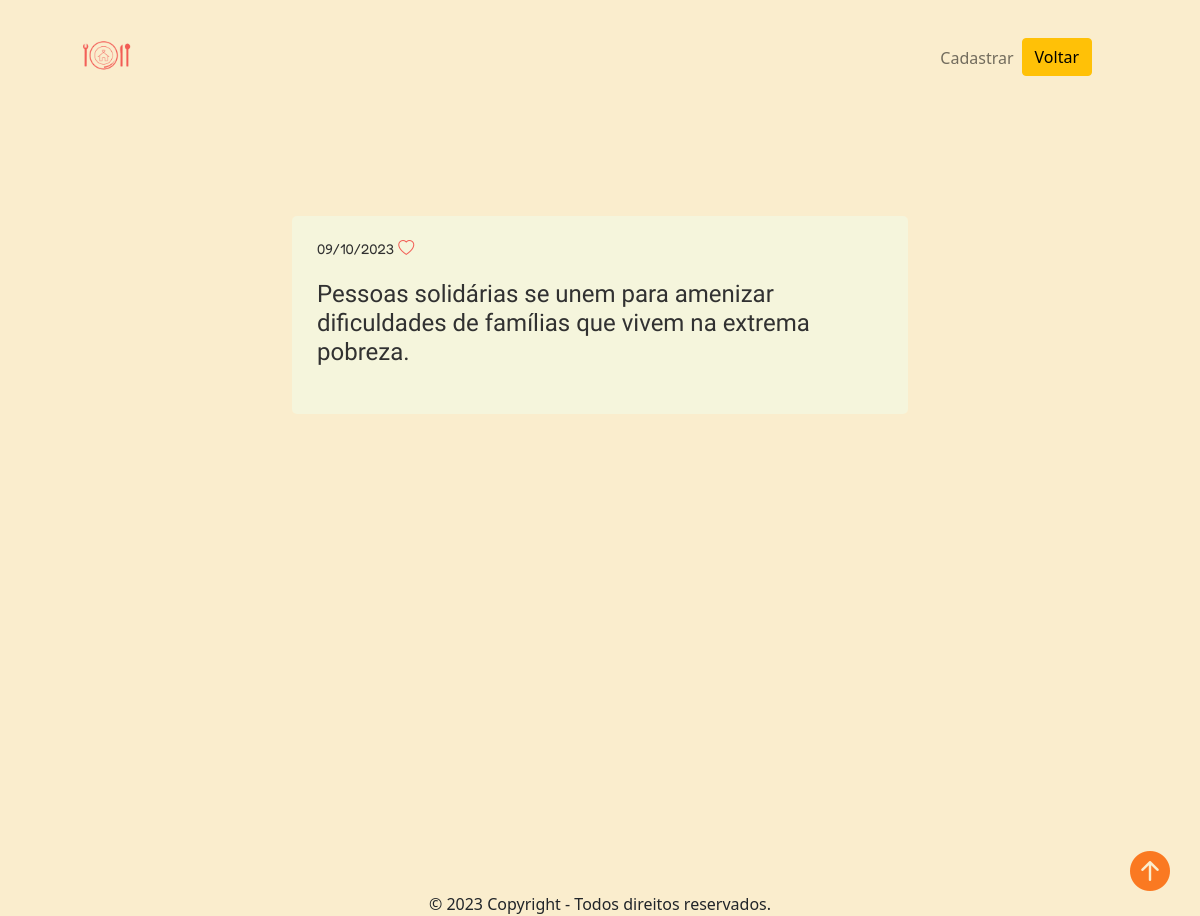
/blog/index2.php, run on an earlier commit of the app's database.
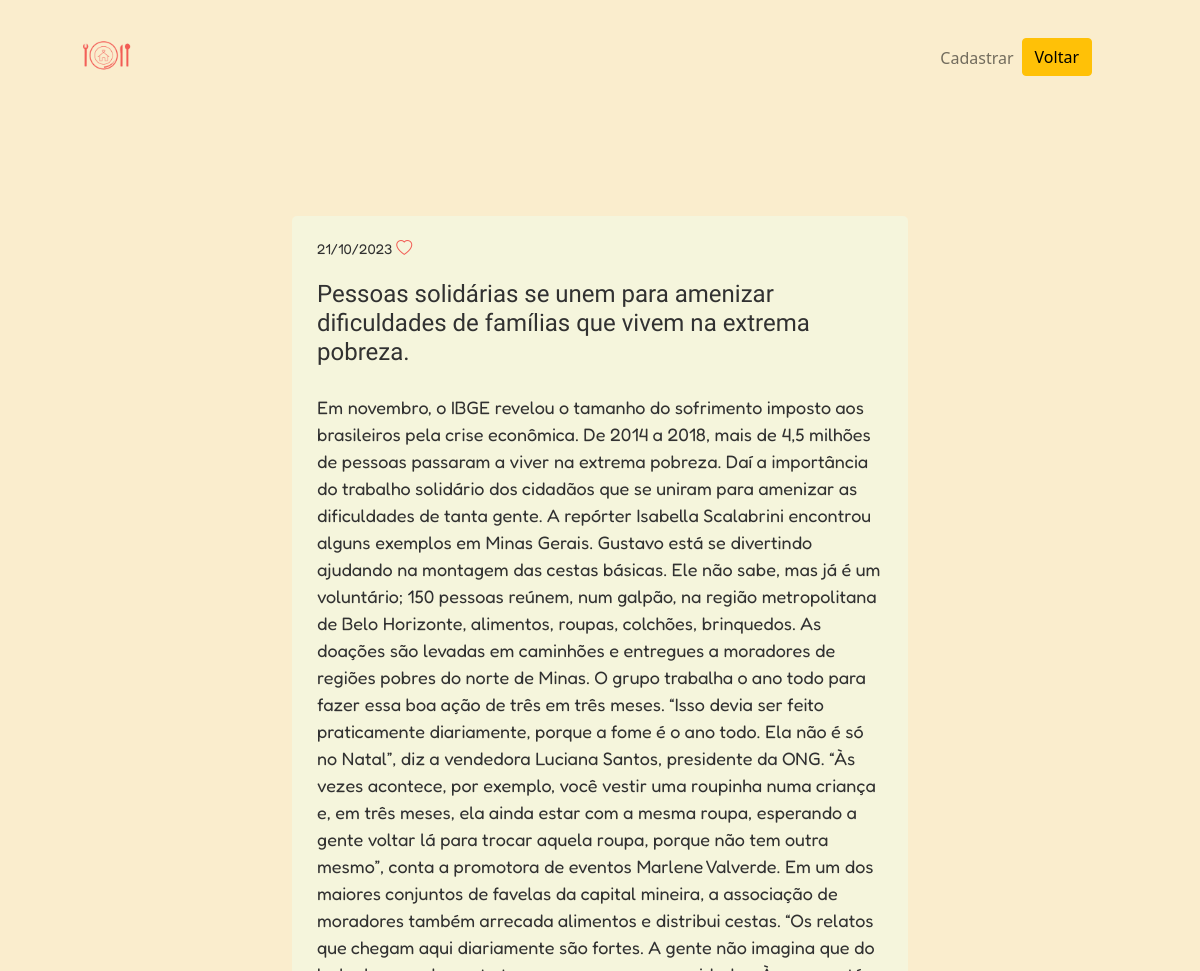
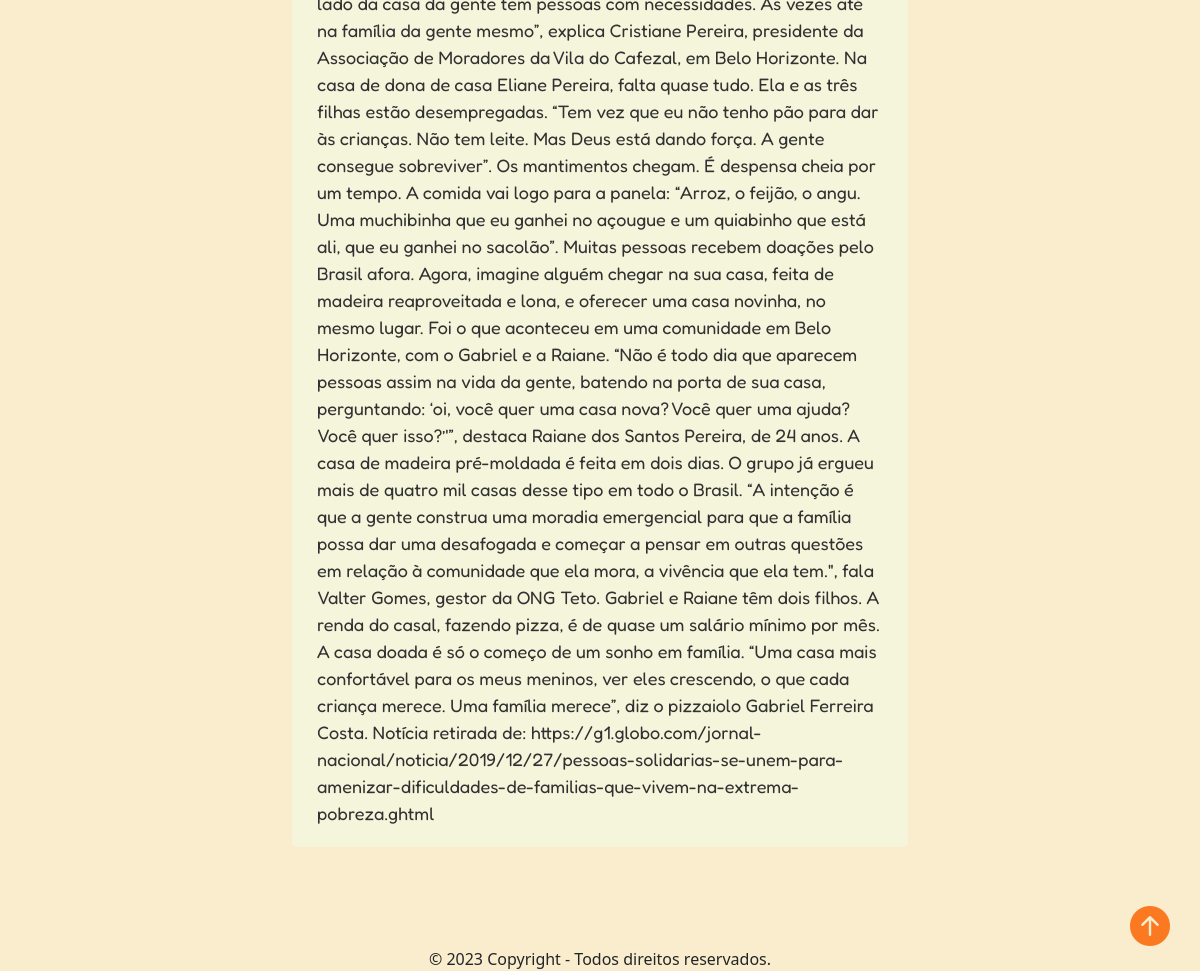
And on a later commit of the database (2 pictures, top to bottom).
### tables this page shows
CREATE TABLE `noticia` (
  `id` int(11) NOT NULL,
  `data_create` timestamp NOT NULL DEFAULT current_timestamp(),
  `title_notice` varchar(150) NOT NULL,
  `description_notice` text NOT NULL,
  `all_notice` text NOT NULL
);

### blog/index2.php (the view, shortened to what this page needs)
<?php
  require 'conexao.php';
  $sql = $pdo->query("SELECT * FROM noticia ORDER BY id DESC");
  if($sql->rowCount() > 0) {
    $lista = $sql->fetchAll(PDO::FETCH_ASSOC);
  }
?>
<!DOCTYPE html>
<html lang="en">
<head>
    <link href="https://cdn.jsdelivr.net/npm/bootstrap@5.0.2/dist/css/bootstrap.min.css" rel="stylesheet">
    <link rel="stylesheet" href="https://cdn.jsdelivr.net/npm/bootstrap-icons@1.11.1/font/bootstrap-icons.css">
    <link rel="stylesheet" href="assets/css/global.css">
    <link rel="stylesheet" href="assets/css/home.css">
</head>
<body>
    <div class="wrapper">
        <nav class="navbar navbar-expand-lg navbar-light px-5">
            <div class="container-fluid">
              <a class="navbar-brand" href="#"><img src="./img/logo.png" alt="Logo do SocialHelp" height="90px" width="90px"></a>
              <div class="collapse navbar-collapse px-5 justify-content-end" id="navbarNavDropdown">
                <ul class="navbar-nav">
                  <li class="nav-item">
                    <a class="nav-link" href="cadastrar.php">Cadastrar</a>
                  </li>
                  <li class="nav-item">
                    <a href="index.php"><button type="button" class="btn btn-warning">Voltar</button></a>
                  </li>
                </ul>
              </div>
            </div>
          </nav>
        <div class="container">
          <main class="container-post">
          <?php foreach ($lista as $notice): ?>
            <div class="post">
              <div class="top-post">
                <span><?= date_format(new DateTime($notice['data_create']), 'd/m/Y') ; ?></span>
                <i class="bi bi-heart"></i>
              </div>
              <div class="content-post">
                <h3><?= $notice['title_notice']; ?></h3>
                <p><?= $notice['all_notice']; ?></p>
              </div>
            </div>
            <?php endforeach; ?>
          </main>
          <?php
            require 'footer.php';
          ?>
        </div>
    </div>
</body>
</html>

What changed in the data, as far as the page shows it:
removed noticia: data_create "09/10/2023", title_notice "Pessoas solidárias se unem para amenizar dificuldades de famílias que vivem na extrema pobreza."
added noticia: data_create "21/10/2023", title_notice "Pessoas solidárias se unem para amenizar dificuldades de famílias que vivem na extrema pobreza.", all_notice "Em novembro, o IBGE revelou o tamanho do sofrimento imposto aos brasileiros pela crise econômica. De 2014 a 2018, mais de 4,5 milhões de pessoas passaram a viver na extrema pobreza. Daí a importância do trabalho solidário dos cidadãos que se uniram para amenizar as dificuldades de tanta gente. A repórter Isabella Scalabrini encontrou alguns exemplos em Minas Gerais. Gustavo está se divertindo ajudando na montagem das cestas básicas. Ele não sabe, mas já é um voluntário; 150 pessoas reúnem, num galpão, na região metropolitana de Belo Horizonte, alimentos, roupas, colchões, brinquedos. As doações são levadas em caminhões e entregues a moradores de regiões pobres do norte de Minas. O grupo…"
